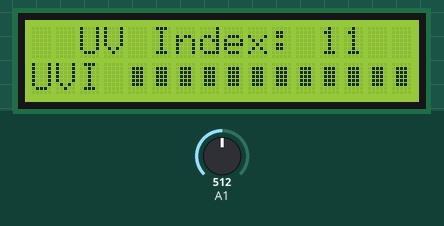
A sketch run on a simulated Arduino Uno, built with avr-gcc and run on an emulated ATmega328P. Shown: 16×2 character LCD. Inputs (shaded band) come from the test bench; at power-on: A1 = 512.

Above: at 1.2 s.
1.3 s: A1 set to 229
At 2.2 s:
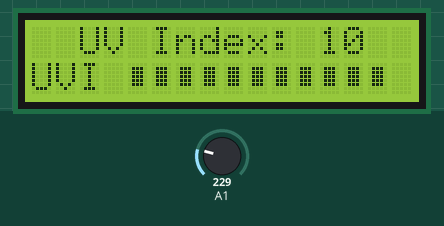
2.8 s: A1 set to 170
At 4.0 s:
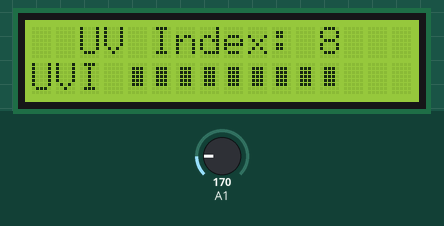
4.3 s: A1 set to 190
At 5.3 s:
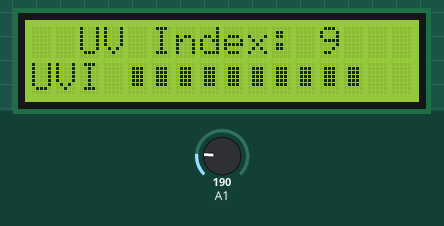
7.3 s: A1 set to 122
At 8.6 s:
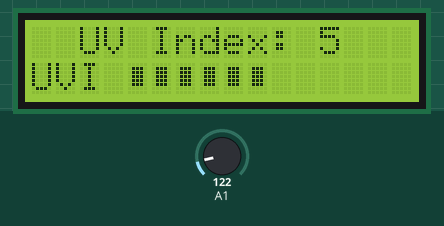
8.9 s: A1 set to 93
At 9.9 s:
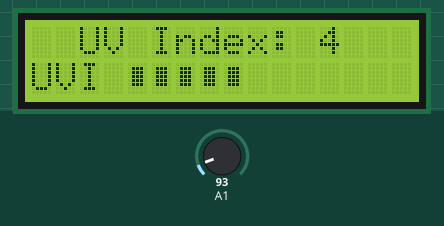
10.4 s: A1 set to 55
At 11.1 s:
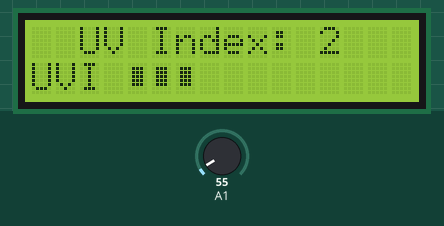
Timing chart, 0 to 12.9 s (numbered marks = the images above; inputs shaded):
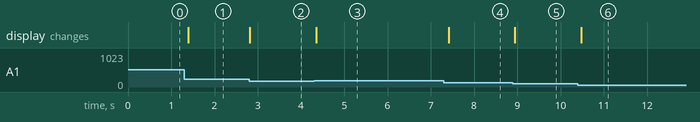

Measured:
- after the input at 1.3 s, the display: changes after 0.09 s (image 1)
- after the input at 2.8 s, the display: changes at once (image 2)
- after the input at 4.3 s, the display: changes after 0.05 s (image 3)
- after the input at 7.3 s, the display: changes after 0.11 s (image 4)
- after the input at 8.9 s, the display: changes after 0.05 s (image 5)
- after the input at 10.4 s, the display: changes after 0.08 s (image 6)

The sketch:

UV_Sensor_Demo.ino
```cpp
#include <LiquidCrystal.h>


LiquidCrystal lcd(8, 9, 4, 5, 6, 7);


byte fill[8] = {0, 14, 14, 14, 14, 14, 0, 0};

unsigned char s = 0;
unsigned char n = 0;
unsigned int UV_value = 0;


unsigned int adcAverage()
{
    unsigned char samples = 0;
    unsigned long avg = 0;
    for(samples = 0; samples < 50; samples += 1)
    {
        avg = (avg + analogRead(A1));
        delayMicroseconds(4);
    }
    avg = (avg / 50.0);
    return avg;
}


void setup()
{
    lcd.begin(16, 2);
    lcd.createChar(0, fill);
    lcd.setCursor(2, 0);
    lcd.print("UV Index: ");
    lcd.setCursor(0, 1);
    lcd.print("UVI ");
}


void loop()
{
    UV_value = adcAverage();

    if((UV_value <= 10))
    {
        UV_value = 0;
    }
    else if((UV_value > 10) && (UV_value <= 46))
    {
        UV_value = 1;
    }
    else if((UV_value > 46) && (UV_value <= 65))
    {
        UV_value = 2;
    }
    else if((UV_value > 65) && (UV_value <= 83))
    {
        UV_value = 3;
    }
    else if((UV_value > 83) && (UV_value <= 103))
    {
        UV_value = 4;
    }
    else if((UV_value > 103) && (UV_value <= 124))
    {
        UV_value = 5;
    }
    else if((UV_value > 124) && (UV_value <= 142))
    {
        UV_value = 6;
    }
    else if((UV_value > 142) && (UV_value <= 163))
    {
        UV_value = 7;
    }
    else if((UV_value > 163) && (UV_value <= 180))
    {
        UV_value = 8;
    }
    else if((UV_value > 180) && (UV_value <= 200))
    {
        UV_value = 9;
    }
    else if((UV_value > 200) && (UV_value <= 221))
    {
        UV_value = 9;
    }
    else if((UV_value > 221) && (UV_value <= 239))
    {
        UV_value = 10;
    }
    else
    {
        UV_value = 11;
    }

    lcd.setCursor(12, 0);
    lcd.print("  ");
    lcd.setCursor(12, 0);
    lcd.print(UV_value, DEC);

    for(s = 4; s <= (UV_value + 4); s++)
    {
        lcd.setCursor(s, 1);
        lcd.write(n);
    }
    for(s = (UV_value + 5); s < 16; s++)
    {
        lcd.setCursor(s, 1);
        lcd.print(" ");
    }

    delay(100);
}
```
